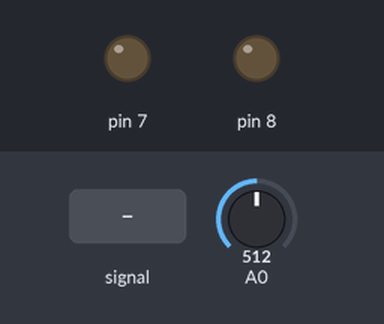
Simulated run of this sketch. Board: Arduino Uno, built with avr-gcc and run on an emulated ATmega328P. On the bench: output pins drawn as LEDs (lit = HIGH). The inputs (shaded band) are chosen by the test bench; at power-on: A0 = 512.

Above: at 1.2 s.
1.3 s: A0 fed a 200 Hz sine of ±81 counts around its level
At 2.5 s:
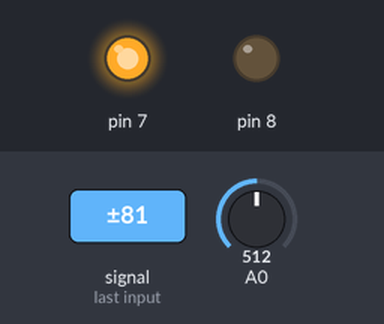
2.8 s: A0 set to 122
At 4.0 s:
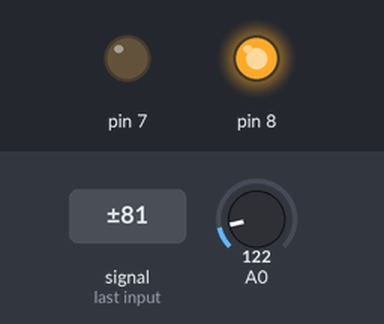
Timing chart, 0 to 5.8 s (numbered marks = the images above; inputs shaded):
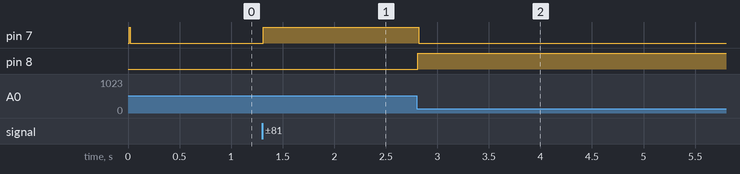

Measured:
- after the input at 1.3 s, pin 7: LOW → HIGH at once
- after the input at 2.8 s, pin 7: HIGH → LOW at once; pin 8: LOW → HIGH at once

The sketch:

kode.ino
```cpp
// Eksempel kode for oppsett av timer-interrupt for en konstant samplingsfrekvens
#include <TimerOne.h>

//Globale variaber
volatile int sample;      // Holder siste sample
volatile float prevSample;
bool newSample;           //Støttevaribel for å sjekke om ny sample er tatt
double lowpassnow;
double lowpasslast;
double highpassnow;
double highpasslast;
double sumLow;
double sumHigh;
double averigeLow;
double averigeHigh;

int count;
int countmax;
float LP_a =  0.54;
float HP_a = -0.54;


int b_t;
int u_t;

void takeSample(void){
  sample = analogRead(0); // Sampler på A0
  newSample = true;
}


void lowpass(){
  lowpassnow = (sample-prevSample) + LP_a*lowpasslast;
  lowpasslast = lowpassnow;
}

void highpass(){
  highpassnow = (sample-prevSample) + HP_a*highpasslast;
  highpasslast = highpassnow;
}


void setup() {
  // Oppsett av timer interrupt
  Timer1.initialize(500); // 500 mikrosekund mellom hver sample -> gir F_s = 2kHz
  // Argumentet i "attachInterrupt" bestemmer hvilken funskjon som er interrupt handler
  Timer1.attachInterrupt(takeSample);

  Serial.begin(9600);

  pinMode(8, OUTPUT);
  pinMode(7, OUTPUT);
  pinMode(0, INPUT);


  lowpassnow=0;
  lowpasslast=0;
  highpassnow=0;
  highpasslast=0;
  sumLow = 0;
  sumHigh = 0;
  averigeHigh = 0;
  averigeLow = 0;
  count = 0;
  countmax = 20;
}


void loop() {

  if(newSample){
    lowpass();
    highpass();

    sumLow += abs(lowpassnow);
    sumHigh += abs(highpassnow);

    count++;

    //etter 20 samples
    if (count == countmax) {
      //regner ut gjennomsnittet
      averigeLow = sumLow / countmax ;
      averigeHigh = sumHigh / countmax;

      if (averigeHigh < 20 && averigeLow < 20) { //sjekker om u(t) skal være høy eller lav
        digitalWrite(7, LOW);
      } else {
        digitalWrite(7, HIGH); //sjekker om b(t) skal være høy  eller lav
        if (averigeHigh > averigeLow) {
          digitalWrite(8, HIGH);

        } else if (averigeLow > averigeHigh) {
          digitalWrite(8, LOW);

        }

      }

      //nullstiller verdienene
      sumLow = 0;
      sumHigh = 0;

      averigeLow = 0;
      averigeHigh = 0;

      lowpassnow = 0;
      highpassnow = 0;

      count = 0;
    }
    prevSample = sample;
    newSample = false;
  }
}
```
